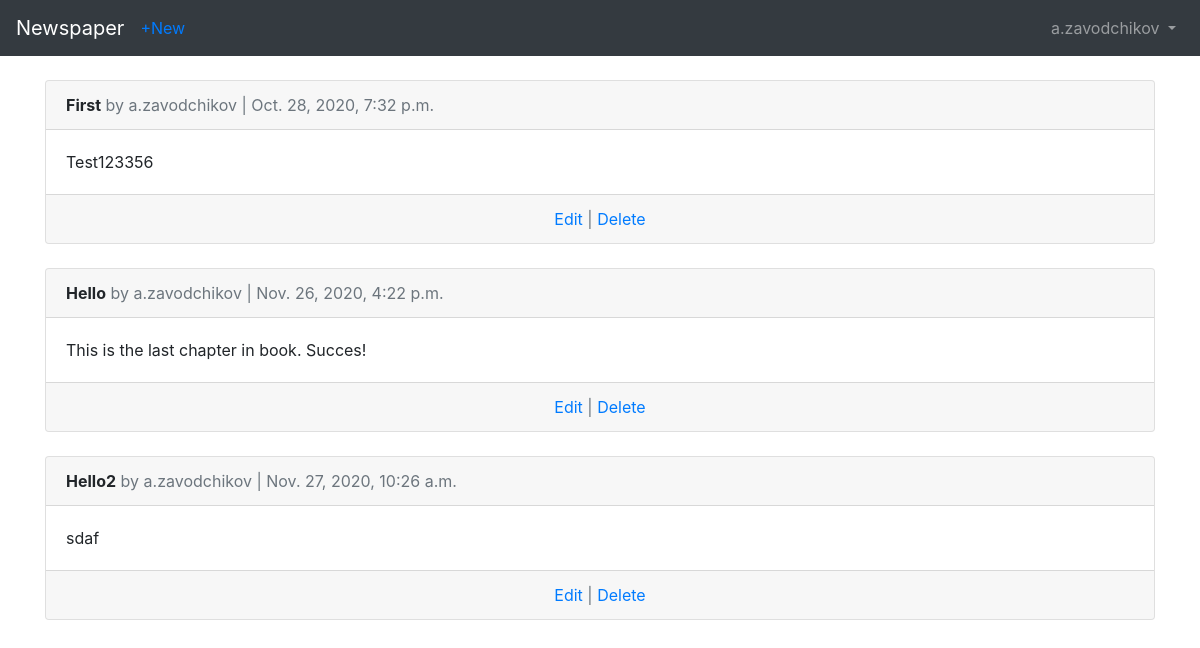
The page /articles/ (signed in) on the database its author committed.
### users/models.py (models this page shows)
class CustomUser(AbstractUser):
    age = models.PositiveIntegerField(null=True, blank=True)

### articles/models.py (models this page shows, shortened)
class Article(models.Model):
    title = models.CharField(max_length=255)
    body = models.TextField()
    date = models.DateTimeField(auto_now_add=True)
    author = models.ForeignKey(
        get_user_model(),
        on_delete=models.CASCADE,
    )

### articles/views.py (the view)
# urls.py: path('', ArticleListView.as_view(), name='article_list')
class ArticleListView(LoginRequiredMixin, ListView):
    model = Article
    template_name = 'article_list.html'
    login_url = 'login'

### templates/article_list.html (shortened to what this page needs)
{% extends 'base.html' %}
{% block content %}
    {% for article in object_list %}
        <div class="card">
            <div class="card-header">
                <span class="font-weight-bold">{{ article.title }}</span>
                <span class="text-muted"> by {{ article.author }} |
                    {{ article.date }}</span>
            </div>
            <div class="card-body">
                {{ article.body}}
            </div>
            <div class="card-footer text-center text-muted">
                <a href="{% url 'article_edit' article.pk %}">Edit</a> |
                <a href="{% url 'article_delete' article.pk %}">Delete</a>
            </div>
        </div>
        <br />
    {% endfor %}
{% endblock content %}

### templates/base.html (shortened to what this page needs)
<!DOCTYPE html>
<html lang="en">
    <head>
        <link rel="stylesheet"
        href="https://stackpath.bootstrapcdn.com/bootstrap/4.1.3/css/\bootstrap.min.css"
>
    </head>
    <body>
        <nav class="navbar navbar-expand-md navbar-dark bg-dark mb-4">
            <a class="navbar-brand" href="{% url 'home' %}">Newspaper</a>
            {% if user.is_authenticated %}
                <ul class="navbar-nav mr-auto">
                    <li class="nav-item"><a href="{% url 'article_new' %}">+New</a></li>
                </ul>
            {% endif %}
            <div class="collapse navbar-collapse" id="navbarCollapse">
                {% if user.is_authenticated %}
                    <ul class="navbar-nav ml-auto">
                        <li class="nav-item">
                            <a class="nav-link dropdown-toggle" href="#" id="userMenu"
                                data-toggle="dropdown" aria-haspopup="true"
                                aria-expanded="false">
                                {{ user.username }}
                            </a>
                        </li>
                    </ul>
                {% endif %}
            </div>
        </nav>
        <div class="container">
            {% block content %}
            {% endblock content %}
        </div>
    </body>
</html>

### rows shown on the page
CustomUser: username "a.zavodchikov"
Article: title "First", author "a.zavodchikov", date "Oct. 28, 2020, 7:32 p.m.", body "Test123356"
Article: title "Hello", author "a.zavodchikov", date "Nov. 26, 2020, 4:22 p.m.", body "This is the last chapter in book. Succes!"
Article: title "Hello2", author "a.zavodchikov", date "Nov. 27, 2020, 10:26 a.m.", body "sdaf"
